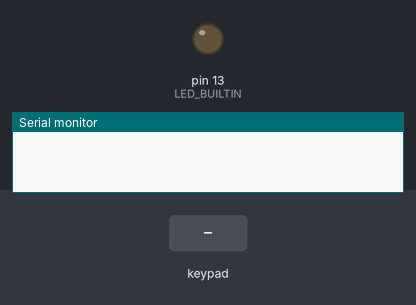
Recording of a sketch running on a simulated Arduino Uno, built with avr-gcc and run on an emulated ATmega328P. Shown: output pins drawn as LEDs (lit = HIGH), the last lines printed to the serial monitor. Wiring (inferred from the names in the program): 4×3 keypad with keys 1 2 3 4 5 6 7 8 9 * 0 # (labels assumed): rows pin 12, pin 11, pin 10, pin 9; columns pin 7, pin 6, pin 5. Dashed ring = blinking. The test bench sets the inputs (shaded band).

Above: at 1.2 s.
1.3 s: keypad keys 1 2 pressed 0.4 s apart
At 1.37 s:
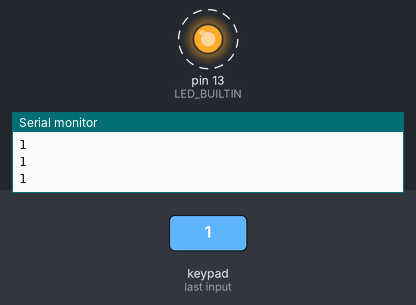
3.6 s: key '*' pressed
At 3.67 s:
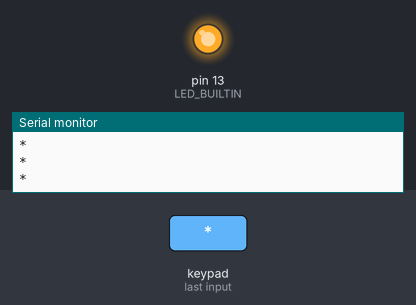
5.1 s: key '#' pressed
At 5.8 s:
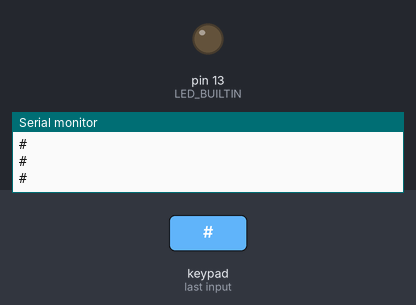
Timing chart, 0 to 8.1 s (numbered marks = the images above; inputs shaded):
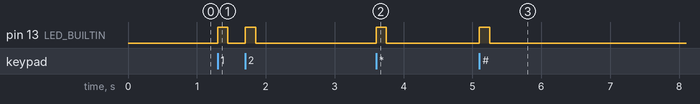

The sketch:

sketch_feb04a_kbd.ino
```cpp
/*

    /----------------------[1]---[2]---[3]
    |                       |     |     |
    |                       |     |     |
    |     /----------------[4]---[5]---[6]
    |     |                 |     |     |
    |     |                 |     |     |
    |     |     /----------[7]---[8]---[9]
    |     |     |           |     |     |
    |     |     |           |     |     |
    |     |     |     /----[*]---[0]---[#]
    |     |     |     |     |     |     |
    |     |     |     |     |     |     |
    |     |     |     |     |     |     |
    |     |     |     |     |     |     |
   R1    R2    R3    R4    C1    C2    C3

*/

byte rows[] = {12, 11, 10, 9};
byte cols[] = {7, 6, 5};

char keyChars[] = "123456789*0#";

void setup() {
  Serial.begin(9600);
  pinMode(LED_BUILTIN , OUTPUT);

  for (byte i=0; i<sizeof(rows); i++) {
    pinMode(rows[i], INPUT);
  }

  for (byte i=0; i<sizeof(cols); i++) {
    pinMode(rows[i], INPUT);
  }
}

char scanKeyboard() {
  char keyFound = 0;

  for (byte i=0; i<sizeof(rows); i++) {
    pinMode(rows[i], OUTPUT);
    digitalWrite(rows[i], LOW);
    for (byte j=0; j<sizeof(cols); j++) {
      pinMode(cols[j], INPUT_PULLUP);
      // LOW when pressed
      if (digitalRead(cols[j]) == LOW) {
        keyFound = keyChars[i*sizeof(cols) + j];
      }
      pinMode(cols[j], INPUT);
    }
    pinMode(rows[i], INPUT);
  }

  return keyFound;
}

void loop() {
  char prevKey = 0;
  char key;

  key = scanKeyboard();
  if (key != prevKey) {
    if (key) {
      Serial.println(key);
    }
    prevKey = key;
  }

  digitalWrite(LED_BUILTIN, key ? HIGH : LOW);
}
```

Measured:
- after the input at 1.3 s, pin 13 (LED_BUILTIN): alternates HIGH for 0.15 s and LOW for 0.25 s, 4 changes in all, then stays LOW, starting at once
- after the input at 3.6 s, pin 13 (LED_BUILTIN): LOW → HIGH at once, → LOW 0.15 s later
- after the input at 5.1 s, pin 13 (LED_BUILTIN): LOW → HIGH at once, → LOW 0.15 s later
